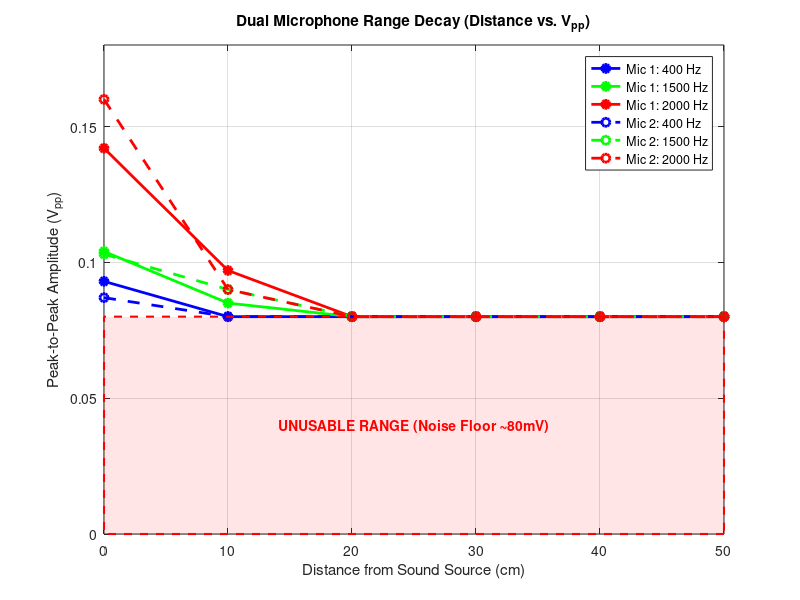

Recreate this plot in MATLAB.
% =========================================================================
% Dual-Mic Range Characterisation (Distance vs. Amplitude)
% =========================================================================

clear; clc; close all;

% --- 1. ENTER YOUR DATA HERE ---
distances = [0, 10, 20, 30, 40, 50]; % Distances in cm

% --- MIC 1 DATA (CH1) in Volts ---
vpp_mic1_400Hz  = [0.093, 0.080, 0.080, 0.080, 0.080, 0.080]; % Your actual 400Hz data
vpp_mic1_1500Hz = [0.104, 0.085, 0.080, 0.080, 0.080, 0.080]; % <-- REPLACE THESE with your 1500Hz data
vpp_mic1_2000Hz = [0.142, 0.097, 0.080, 0.080, 0.080, 0.080]; % <-- REPLACE THESE with your 2000Hz data

% --- MIC 2 DATA (CH2) in Volts ---
vpp_mic2_400Hz  = [0.087, 0.080, 0.080, 0.080, 0.080, 0.080]; % Your actual 400Hz data
vpp_mic2_1500Hz = [0.103, 0.090, 0.080, 0.080, 0.080, 0.080]; % <-- REPLACE THESE with your 1500Hz data
vpp_mic2_2000Hz = [0.160, 0.090, 0.080, 0.080, 0.080, 0.080]; % <-- REPLACE THESE with your 2000Hz data

% --- 2. PLOT THE RANGE DECAY CURVES ---
figure('Name', 'Dual Mic Range Characterisation', 'Position', [150, 150, 1000, 600]);

% Mic 1 (Solid Lines, Filled Circles)
plot(distances, vpp_mic1_400Hz, '-ob', 'LineWidth', 2, 'MarkerSize', 6, 'MarkerFaceColor', 'b'); hold on;
plot(distances, vpp_mic1_1500Hz, '-og', 'LineWidth', 2, 'MarkerSize', 6, 'MarkerFaceColor', 'g');
plot(distances, vpp_mic1_2000Hz, '-or', 'LineWidth', 2, 'MarkerSize', 6, 'MarkerFaceColor', 'r');

% Mic 2 (Dashed Lines, Empty Circles)
plot(distances, vpp_mic2_400Hz, '--ob', 'LineWidth', 2, 'MarkerSize', 6);
plot(distances, vpp_mic2_1500Hz, '--og', 'LineWidth', 2, 'MarkerSize', 6);
plot(distances, vpp_mic2_2000Hz, '--or', 'LineWidth', 2, 'MarkerSize', 6);

% Graph Formatting
title('Dual Microphone Range Decay (Distance vs. V_{pp})');
xlabel('Distance from Sound Source (cm)');
ylabel('Peak-to-Peak Amplitude (V_{pp})');
legend('Mic 1: 400 Hz', 'Mic 1: 1500 Hz', 'Mic 1: 2000 Hz', ...
       'Mic 2: 400 Hz', 'Mic 2: 1500 Hz', 'Mic 2: 2000 Hz', 'Location', 'northeast');
grid on;
xlim([0 50]);

% --- 3. ADD THE 80mV NOISE FLOOR ZONE ---
% Force the Y-axis to start at 0 so we can see the red box!
ylim([0, 0.18]); 

% Get current x-axis limits to draw the patch perfectly across the bottom
x_limits = xlim;

% Draw the red shaded danger zone from 0V to 0.080V
patch([x_limits(1) x_limits(2) x_limits(2) x_limits(1)], [0 0 0.080 0.080], ...
    'red', 'FaceAlpha', 0.1, 'EdgeColor', 'red', 'LineStyle', '--', 'LineWidth', 1.5, 'HandleVisibility', 'off');

% Add text label inside the red zone
text(25, 0.040, 'UNUSABLE RANGE (Noise Floor ~80mV)', ...
    'Color', 'red', 'FontWeight', 'bold', 'HorizontalAlignment', 'center');

fprintf('Ready! Just replace the 1500Hz and 2000Hz placeholder data and run.\n');
